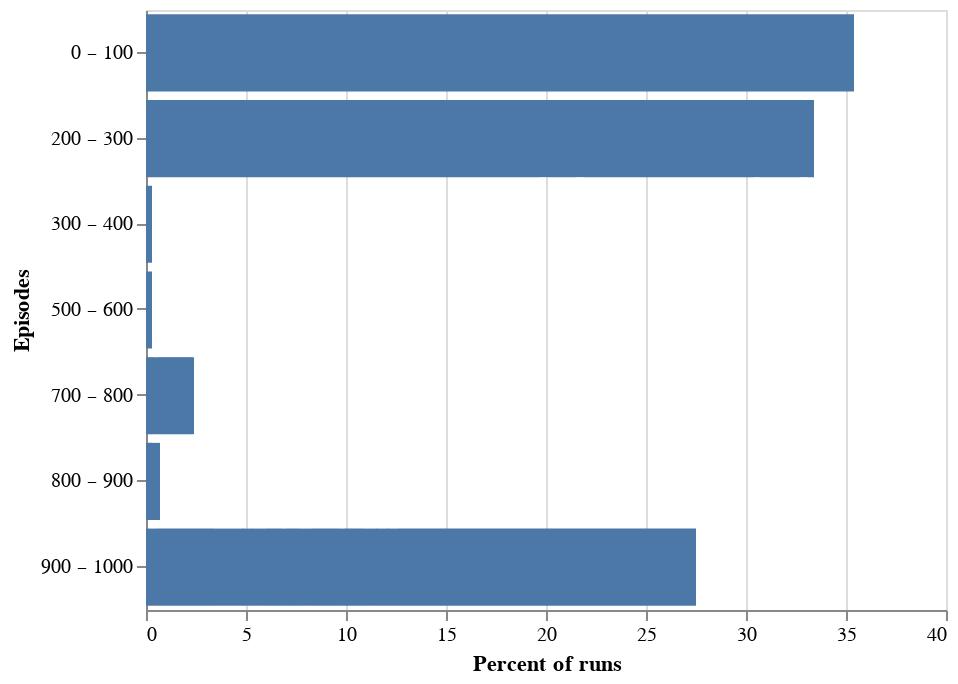

The code cell stored with this chart in its notebook:
### Code cell
temp_df = df.groupby(['episodes']).agg('count')
temp_df.columns = ['run_count']
temp_df['run_count_pct'] = temp_df.run_count.apply(lambda x: 100 * x/float(temp_df.run_count.sum()))

alt.Chart(temp_df.reset_index()).mark_bar().encode(
    alt.Y('episodes:N', bin=alt.Bin(maxbins=10), title='Episodes'),
    alt.X('run_count_pct', title='Percent of runs')
)

### Figure 1 — Vega-Lite specification as saved in the notebook (floating-point values rounded to 4 significant figures)
{"$schema": "https://vega.github.io/schema/vega-lite/v2.6.0.json", "config": {"view": {"height": 300, "width": 400}}, "data": {"name": "data-fd10123c6828b5144574aacba6fbbd7e"}, "datasets": {"data-fd10123c6828b5144574aacba6fbbd7e": [{"episodes": 1, "run_count": 354, "run_count_pct": 35.4}, {"episodes": 216, "run_count": 44, "run_count_pct": 4.4}, {"episodes": 217, "run_count": 141, "run_count_pct": 14.1}, {"episodes": 219, "run_count": 12, "run_count_pct": 1.2}, {"episodes": 222, "run_count": 4, "run_count_pct": 0.4}, {"episodes": 223, "run_count": 14, "run_count_pct": 1.4}, {"episodes": 225, "run_count": 4, "run_count_pct": 0.4}, {"episodes": 226, "run_count": 12, "run_count_pct": 1.2}, {"episodes": 229, "run_count": 24, "run_count_pct": 2.4}, {"episodes": 230, "run_count": 49, "run_count_pct": 4.9}, {"episodes": 231, "run_count": 3, "run_count_pct": 0.3}, {"episodes": 232, "run_count": 9, "run_count_pct": 0.9}, {"episodes": 233, "run_count": 1, "run_count_pct": 0.1}, {"episodes": 235, "run_count": 10, "run_count_pct": 1}, {"episodes": 241, "run_count": 2, "run_count_pct": 0.2}, {"episodes": 242, "run_count": 2, "run_count_pct": 0.2}, {"episodes": 250, "run_count": 1, "run_count_pct": 0.1}, {"episodes": 260, "run_count": 1, "run_count_pct": 0.1}, {"episodes": 266, "run_count": 1, "run_count_pct": 0.1}, {"episodes": 355, "run_count": 1, "run_count_pct": 0.1}, {"episodes": 358, "run_count": 1, "run_count_pct": 0.1}, {"episodes": 359, "run_count": 1, "run_count_pct": 0.1}, {"episodes": 567, "run_count": 1, "run_count_pct": 0.1}, {"episodes": 569, "run_count": 1, "run_count_pct": 0.1}, {"episodes": 590, "run_count": 1, "run_count_pct": 0.1}, {"episodes": 752, "run_count": 1, "run_count_pct": 0.1}, {"episodes": 753, "run_count": 3, "run_count_pct": 0.3}, {"episodes": 755, "run_count": 1, "run_count_pct": 0.1}, {"episodes": 756, "run_count": 1, "run_count_pct": 0.1}, {"episodes": 757, "run_count": 2, "run_count_pct": 0.2}, {"episodes": 759, "run_count": 5, "run_count_pct": 0.5}, {"episodes": 763, "run_count": 4, "run_count_pct": 0.4}, {"episodes": 764, "run_count": 6, "run_count_pct": 0.6}, {"episodes": 765, "run_count": 1, "run_count_pct": 0.1}, {"episodes": 837, "run_count": 1, "run_count_pct": 0.1}, {"episodes": 840, "run_count": 1, "run_count_pct": 0.1}, {"episodes": 868, "run_count": 1, "run_count_pct": 0.1}, {"episodes": 894, "run_count": 2, "run_count_pct": 0.2}, {"episodes": 899, "run_count": 2, "run_count_pct": 0.2}, {"episodes": 903, "run_count": 1, "run_count_pct": 0.1}, {"episodes": 908, "run_count": 1, "run_count_pct": 0.1}, {"episodes": 909, "run_count": 3, "run_count_pct": 0.3}, {"episodes": 911, "run_count": 1, "run_count_pct": 0.1}, {"episodes": 912, "run_count": 28, "run_count_pct": 2.8}, {"episodes": 914, "run_count": 2, "run_count_pct": 0.2}, {"episodes": 915, "run_count": 4, "run_count_pct": 0.4}, {"episodes": 916, "run_count": 2, "run_count_pct": 0.2}, {"episodes": 917, "run_count": 2, "run_count_pct": 0.2}, {"episodes": 918, "run_count": 4, "run_count_pct": 0.4}, {"episodes": 919, "run_count": 1, "run_count_pct": 0.1}, {"episodes": 922, "run_count": 3, "run_count_pct": 0.3}, {"episodes": 923, "run_count": 1, "run_count_pct": 0.1}, {"episodes": 924, "run_count": 3, "run_count_pct": 0.3}, {"episodes": 925, "run_count": 4, "run_count_pct": 0.4}, {"episodes": 927, "run_count": 8, "run_count_pct": 0.8}, {"episodes": 928, "run_count": 2, "run_count_pct": 0.2}, {"episodes": 930, "run_count": 7, "run_count_pct": 0.7}, {"episodes": 932, "run_count": 6, "run_count_pct": 0.6}, {"episodes": 933, "run_count": 14, "run_count_pct": 1.4}, {"episodes": 934, "run_count": 2, "run_count_pct": 0.2}, {"episodes": 935, "run_count": 8, "run_count_pct": 0.8}, {"episodes": 938, "run_count": 1, "run_count_pct": 0.1}, {"episodes": 941, "run_count": 1, "run_count_pct": 0.1}, {"episodes": 942, "run_count": 4, "run_count_pct": 0.4}, {"episodes": 944, "run_count": 2, "run_count_pct": 0.2}, {"episodes": 945, "run_count": 1, "run_count_pct": 0.1}, {"episodes": 949, "run_count": 2, "run_count_pct": 0.2}, {"episodes": 951, "run_count": 2, "run_count_pct": 0.2}, {"episodes": 952, "run_count": 1, "run_count_pct": 0.1}, {"episodes": 953, "run_count": 1, "run_count_pct": 0.1}, {"episodes": 955, "run_count": 4, "run_count_pct": 0.4}, {"episodes": 957, "run_count": 1, "run_count_pct": 0.1}, {"episodes": 999, "run_count": 1, "run_count_pct": 0.1}, {"episodes": 1000, "run_count": 147, "run_count_pct": 14.7}]}, "encoding": {"x": {"field": "run_count_pct", "title": "Percent of runs", "type": "quantitative"}, "y": {"bin": {"maxbins": 10}, "field": "episodes", "title": "Episodes", "type": "nominal"}}, "mark": "bar"}
